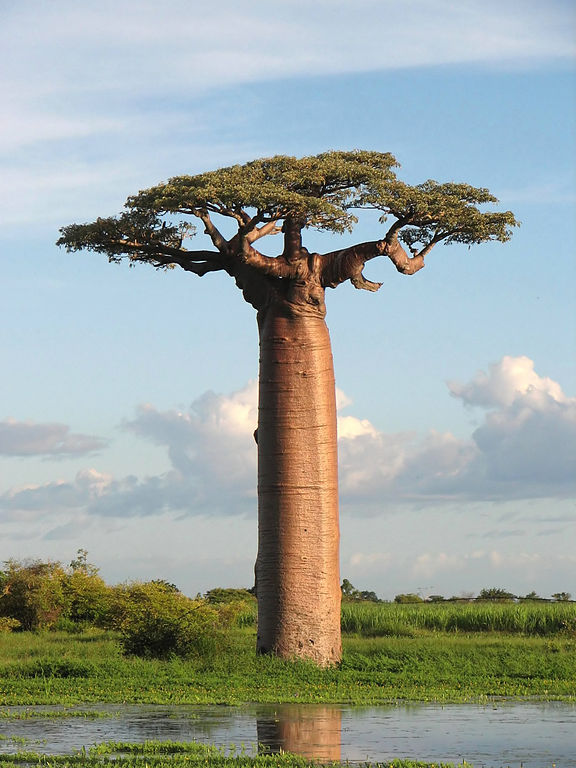
//> input picture bin/media/pr3.jpg, 576 x 768 px
$ ./pr3   (built with g++ and OpenCV 4)
//> lines starting //> are read from the running program, lines starting //| are printed output that depends on the picture
#include "opencv2/core/core.hpp"
#include "opencv2/imgproc/imgproc.hpp"
#include "opencv2/highgui/highgui.hpp"
#include <iostream>
  using namespace cv;
  using namespace std;
int main ()
{
  // Open the file.
  Mat orig,image1;
  orig = imread("./bin/media/pr3.jpg");
//> orig is the input picture: 768 rows x 576 cols, CV_8UC3; mean B, G, R 158.8, 164.8, 155.4

  namedWindow("Image:", CV_WINDOW_AUTOSIZE);
  namedWindow("ROI:", CV_WINDOW_AUTOSIZE);
  image1 = orig(Rect(50,50,450,350));
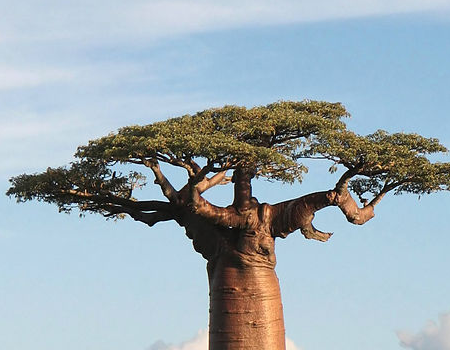
//> image1: 350 rows x 450 cols, CV_8UC3; mean B, G, R 180.4, 172.4, 157.8
  int lightsumr=0, lightsumg=0, lightsumb=0, count=0;
  for(int j = 0; j <= image1.rows; j++) {
    for(int i = 0; i <= image1.cols; i++) {
      lightsumb += image1.at<Vec3b>(Point(i,j))[0];
      image1.at<Vec3b>(Point(i,j))[0] += (255-image1.at<Vec3b>(Point(i,j))[0])/2;
      lightsumg += image1.at<Vec3b>(Point(i,j))[1];
      image1.at<Vec3b>(Point(i,j))[1] += (255-image1.at<Vec3b>(Point(i,j))[1])/2;
      lightsumr += image1.at<Vec3b>(Point(i,j))[2];
      image1.at<Vec3b>(Point(i,j))[2] += (255-image1.at<Vec3b>(Point(i,j))[2])/2;
      count++;
    }
  }
//> this loop made 351 passes
//> (lightsumb, lightsumg, lightsumr, count) on passes 1 to 3: (101559, 94971, 88080, 451), (203189, 190028, 176285, 902), (304957, 285202, 264588, 1353)
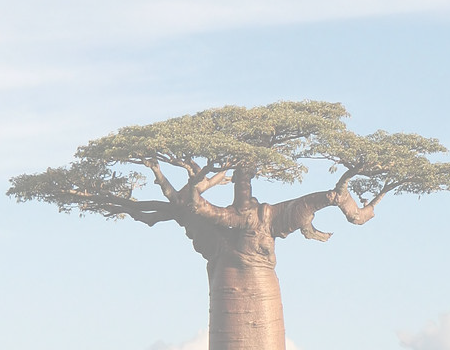
//> image1: 350 rows x 450 cols, CV_8UC3; mean B, G, R 217.4, 213.5, 206.2
//> after the loop, lightsumb = 28566239; lightsumg = 27308051; lightsumr = 24998685; count = 158301
  cout << "R:" << lightsumr/count << " G:" << lightsumg/count << " B:" << lightsumb/count << " sum:" << count << endl;
//| R:157 G:172 B:180 sum:158301

  rectangle(orig,Point(50,50),Point(500,400),Scalar(255,255,255),3,8);
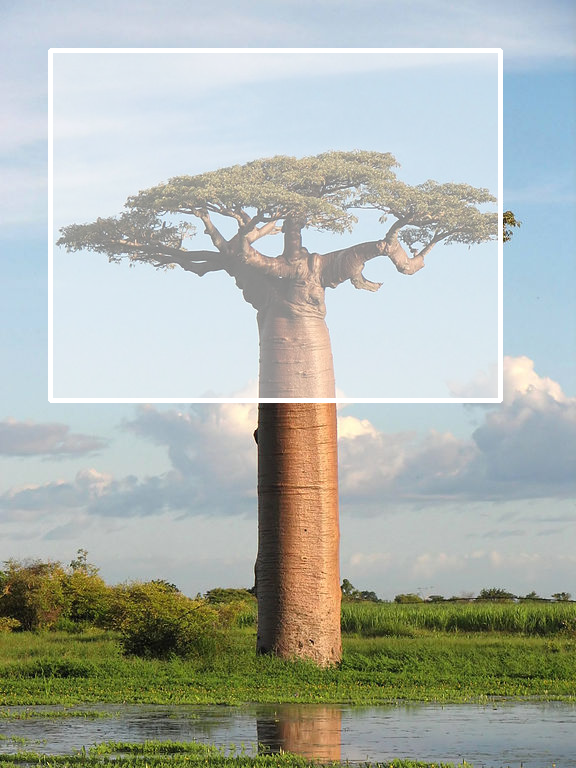
//> orig: 768 rows x 576 cols, CV_8UC3; mean B, G, R 172.6, 180.1, 173.6
  imshow("Image:", orig);

  imshow("ROI:", image1);
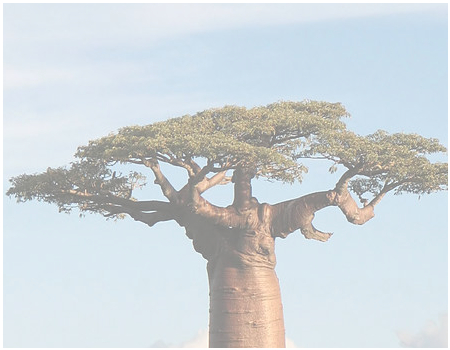
//> window 'ROI:': 350 rows x 450 cols, CV_8UC3; mean B, G, R 217.9, 214.1, 207


  // Wait for the user to press a key in the GUI window.
  cvWaitKey(0);

  return 0;
}

$ run again, with bin/media/pr2.jpg copied over bin/media/pr3.jpg
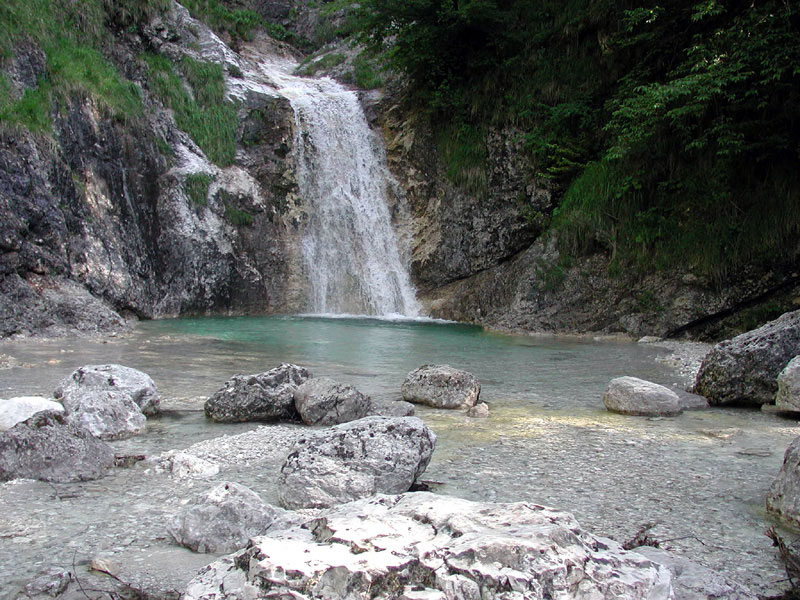
//> input picture bin/media/pr2.jpg, 800 x 600 px
//> orig is the input picture: 600 rows x 800 cols, CV_8UC3; mean B, G, R 104.4, 106.1, 103.2
//> `image1 = orig(Rect(50,50,450,350));`:
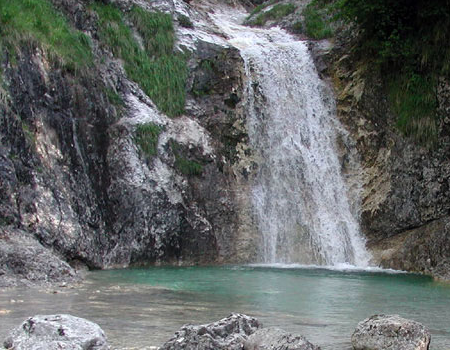
//> image1: 350 rows x 450 cols, CV_8UC3; mean B, G, R 104, 104.8, 100.5
//> the loop `for(int j = 0; j <= image1.rows; j++)` made 351 passes
//> (lightsumb, lightsumg, lightsumr, count) on passes 1 to 3: (30182, 32375, 29790, 451), (61292, 65714, 60453, 902), (92800, 99696, 91514, 1353)
//> after the loop `for(int j = 0; j <= image1.rows; j++)`: lightsumb = 16466677; lightsumg = 16580371; lightsumr = 15911036; count = 158301
//| R:100 G:104 B:104 sum:158301
//> `imshow("ROI:", image1);`:
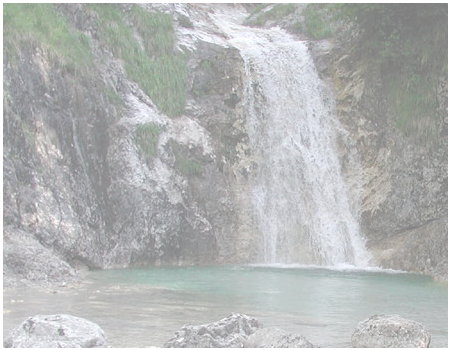
//> window 'ROI:': 350 rows x 450 cols, CV_8UC3; mean B, G, R 181.3, 181.7, 179.6

$ run again, with bin/media/pr8.jpg copied over bin/media/pr3.jpg
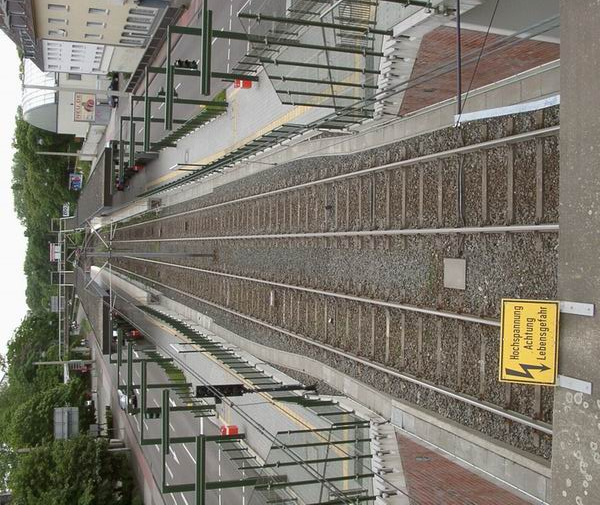
//> input picture bin/media/pr8.jpg, 600 x 505 px
//> orig is the input picture: 505 rows x 600 cols, CV_8UC3; mean B, G, R 110.1, 120.7, 124.5
//> `image1 = orig(Rect(50,50,450,350));`:
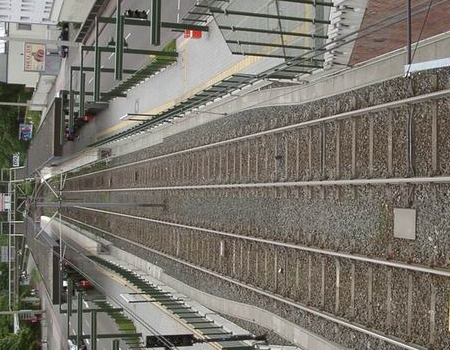
//> image1: 350 rows x 450 cols, CV_8UC3; mean B, G, R 108.8, 117.3, 121.7
//> the loop `for(int j = 0; j <= image1.rows; j++)` made 351 passes
//> (lightsumb, lightsumg, lightsumr, count) on passes 1 to 3: (56900, 59106, 60846, 451), (114861, 119337, 122661, 902), (173259, 179833, 184792, 1353)
//> after the loop `for(int j = 0; j <= image1.rows; j++)`: lightsumb = 17222532; lightsumg = 18574488; lightsumr = 19272468; count = 158301
//| R:121 G:117 B:108 sum:158301
//> `imshow("ROI:", image1);`:
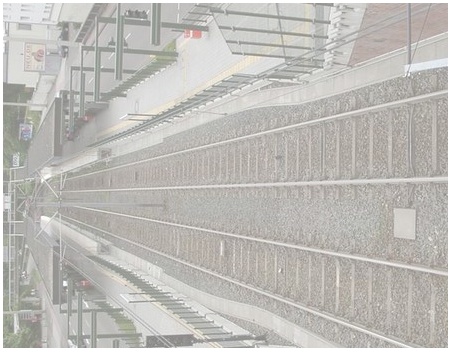
//> window 'ROI:': 350 rows x 450 cols, CV_8UC3; mean B, G, R 183.5, 187.6, 189.8
